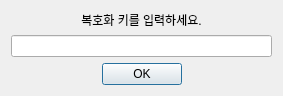
<?xml version="1.0" encoding="UTF-8"?>
<ui version="4.0">
 <class>DialogInputKeyWindow</class>
 <widget class="QDialog" name="DialogInputKeyWindow">
  <property name="geometry">
   <rect>
    <x>0</x>
    <y>0</y>
    <width>283</width>
    <height>93</height>
   </rect>
  </property>
  <property name="windowTitle">
   <string>Input Key</string>
  </property>
  <layout class="QGridLayout" name="gridLayout">
   <item row="1" column="0">
    <widget class="QLineEdit" name="lineEditKey">
     <property name="echoMode">
      <enum>QLineEdit::Password</enum>
     </property>
    </widget>
   </item>
   <item row="2" column="0">
    <widget class="QDialogButtonBox" name="buttonBox">
     <property name="orientation">
      <enum>Qt::Horizontal</enum>
     </property>
     <property name="standardButtons">
      <set>QDialogButtonBox::Ok</set>
     </property>
     <property name="centerButtons">
      <bool>true</bool>
     </property>
    </widget>
   </item>
   <item row="0" column="0">
    <widget class="QLabel" name="label">
     <property name="text">
      <string>복호화 키를 입력하세요.</string>
     </property>
     <property name="alignment">
      <set>Qt::AlignCenter</set>
     </property>
    </widget>
   </item>
  </layout>
 </widget>
 <resources/>
 <connections>
  <connection>
   <sender>buttonBox</sender>
   <signal>accepted()</signal>
   <receiver>DialogInputKeyWindow</receiver>
   <slot>accept()</slot>
   <hints>
    <hint type="sourcelabel">
     <x>248</x>
     <y>254</y>
    </hint>
    <hint type="destinationlabel">
     <x>157</x>
     <y>274</y>
    </hint>
   </hints>
  </connection>
  <connection>
   <sender>buttonBox</sender>
   <signal>rejected()</signal>
   <receiver>DialogInputKeyWindow</receiver>
   <slot>reject()</slot>
   <hints>
    <hint type="sourcelabel">
     <x>316</x>
     <y>260</y>
    </hint>
    <hint type="destinationlabel">
     <x>286</x>
     <y>274</y>
    </hint>
   </hints>
  </connection>
 </connections>
</ui>
